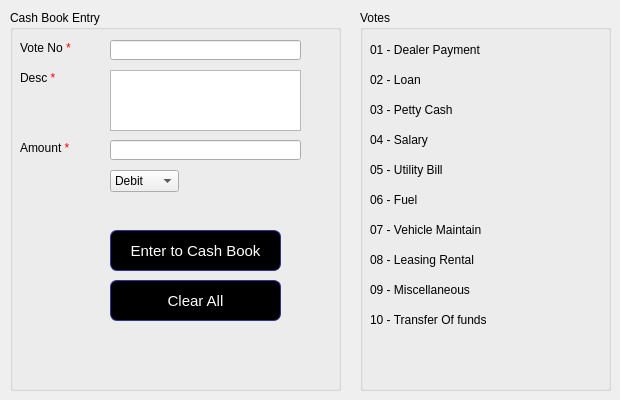
      <widget class="QWidget" name="tab_18">
       <attribute name="title">
        <string>Data Entry</string>
       </attribute>
       <widget class="QGroupBox" name="groupBox_46">
        <property name="geometry">
         <rect>
          <x>10</x>
          <y>10</y>
          <width>331</width>
          <height>381</height>
         </rect>
        </property>
        <property name="title">
         <string>Cash Book Entry</string>
        </property>
        <widget class="QLabel" name="label_148">
         <property name="geometry">
          <rect>
           <x>10</x>
           <y>30</y>
           <width>61</width>
           <height>16</height>
          </rect>
         </property>
         <property name="text">
          <string>Vote No &lt;span style=&quot;color: red&quot;&gt;*&lt;/span&gt;</string>
         </property>
        </widget>
        <widget class="QLineEdit" name="lineEdit_23">
         <property name="geometry">
          <rect>
           <x>100</x>
           <y>30</y>
           <width>191</width>
           <height>20</height>
          </rect>
         </property>
         <property name="text">
          <string/>
         </property>
        </widget>
        <widget class="QLabel" name="label_151">
         <property name="geometry">
          <rect>
           <x>10</x>
           <y>60</y>
           <width>71</width>
           <height>16</height>
          </rect>
         </property>
         <property name="text">
          <string>Desc &lt;span style=&quot;color: red&quot;&gt;*&lt;/span&gt;</string>
         </property>
        </widget>
        <widget class="QLabel" name="label_153">
         <property name="geometry">
          <rect>
           <x>10</x>
           <y>130</y>
           <width>71</width>
           <height>16</height>
          </rect>
         </property>
         <property name="text">
          <string>Amount &lt;span style=&quot;color: red&quot;&gt;*&lt;/span&gt;</string>
         </property>
        </widget>
        <widget class="QLineEdit" name="lineEdit_79">
         <property name="geometry">
          <rect>
           <x>100</x>
           <y>130</y>
           <width>191</width>
           <height>20</height>
          </rect>
         </property>
         <property name="text">
          <string/>
         </property>
        </widget>
        <widget class="QPushButton" name="pushButton_47">
         <property name="geometry">
          <rect>
           <x>100</x>
           <y>220</y>
           <width>171</width>
           <height>41</height>
          </rect>
         </property>
         <property name="styleSheet">
          <string notr="true">QPushButton {
color: white;
background-color: QLinearGradient( );
border-width: 1px;
border-color: #339;
border-style: solid;
border-radius: 7;
padding: 3px;
font-size: 15px;
padding-left: 5px;
padding-right: 5px;

}</string>
         </property>
         <property name="text">
          <string>Enter to Cash Book</string>
         </property>
        </widget>
        <widget class="QPlainTextEdit" name="plainTextEdit_6">
         <property name="geometry">
          <rect>
           <x>100</x>
           <y>60</y>
           <width>191</width>
           <height>61</height>
          </rect>
         </property>
        </widget>
        <widget class="QLabel" name="label_154">
         <property name="geometry">
          <rect>
           <x>50</x>
           <y>190</y>
           <width>271</width>
           <height>21</height>
          </rect>
         </property>
         <property name="styleSheet">
          <string notr="true">color:red;</string>
         </property>
         <property name="text">
          <string/>
         </property>
        </widget>
        <widget class="QComboBox" name="comboBox_12">
         <property name="geometry">
          <rect>
           <x>100</x>
           <y>160</y>
           <width>69</width>
           <height>22</height>
          </rect>
         </property>
         <item>
          <property name="text">
           <string>Debit</string>
          </property>
         </item>
         <item>
          <property name="text">
           <string>Credit</string>
          </property>
         </item>
        </widget>
        <widget class="QPushButton" name="pushButton_59">
         <property name="geometry">
          <rect>
           <x>100</x>
           <y>270</y>
           <width>171</width>
           <height>41</height>
          </rect>
         </property>
         <property name="styleSheet">
          <string notr="true">QPushButton {
color: white;
background-color: QLinearGradient( );
border-width: 1px;
border-color: #339;
border-style: solid;
border-radius: 7;
padding: 3px;
font-size: 15px;
padding-left: 5px;
padding-right: 5px;

}
QPushButton:hover {
color: black;
background-color: grey;
border-width: 1px;
border-color: #339;
border-style: solid;
border-radius: 7;
padding: 3px;
font-size: 15px;
padding-left: 5px;
padding-right: 5px;
}</string>
         </property>
         <property name="text">
          <string>Clear All</string>
         </property>
        </widget>
       </widget>
       <widget class="QGroupBox" name="groupBox_45">
        <property name="geometry">
         <rect>
          <x>360</x>
          <y>10</y>
          <width>251</width>
          <height>381</height>
         </rect>
        </property>
        <property name="title">
         <string>Votes</string>
        </property>
        <widget class="QLabel" name="label_139">
         <property name="geometry">
          <rect>
           <x>10</x>
           <y>30</y>
           <width>191</width>
           <height>20</height>
          </rect>
         </property>
         <property name="text">
          <string>01 - Dealer Payment</string>
         </property>
        </widget>
        <widget class="QLabel" name="label_140">
         <property name="geometry">
          <rect>
           <x>10</x>
           <y>60</y>
           <width>191</width>
           <height>20</height>
          </rect>
         </property>
         <property name="text">
          <string>02 - Loan</string>
         </property>
        </widget>
        <widget class="QLabel" name="label_141">
         <property name="geometry">
          <rect>
           <x>10</x>
           <y>90</y>
           <width>191</width>
           <height>20</height>
          </rect>
         </property>
         <property name="text">
          <string>03 - Petty Cash</string>
         </property>
        </widget>
        <widget class="QLabel" name="label_142">
         <property name="geometry">
          <rect>
           <x>10</x>
           <y>120</y>
           <width>191</width>
           <height>20</height>
          </rect>
         </property>
         <property name="text">
          <string>04 - Salary</string>
         </property>
        </widget>
        <widget class="QLabel" name="label_143">
         <property name="geometry">
          <rect>
           <x>10</x>
           <y>150</y>
           <width>191</width>
           <height>20</height>
          </rect>
         </property>
         <property name="text">
          <string>05 - Utility Bill</string>
         </property>
        </widget>
        <widget class="QLabel" name="label_144">
         <property name="geometry">
          <rect>
           <x>10</x>
           <y>180</y>
           <width>191</width>
           <height>20</height>
          </rect>
         </property>
         <property name="text">
          <string>06 - Fuel</string>
         </property>
        </widget>
        <widget class="QLabel" name="label_145">
         <property name="geometry">
          <rect>
           <x>10</x>
           <y>210</y>
           <width>191</width>
           <height>20</height>
          </rect>
         </property>
         <property name="text">
          <string>07 - Vehicle Maintain</string>
         </property>
        </widget>
        <widget class="QLabel" name="label_146">
         <property name="geometry">
          <rect>
           <x>10</x>
           <y>270</y>
           <width>191</width>
           <height>20</height>
          </rect>
         </property>
         <property name="text">
          <string>09 - Miscellaneous</string>
         </property>
        </widget>
        <widget class="QLabel" name="label_147">
         <property name="geometry">
          <rect>
           <x>10</x>
           <y>240</y>
           <width>191</width>
           <height>20</height>
          </rect>
         </property>
         <property name="text">
          <string>08 - Leasing Rental</string>
         </property>
        </widget>
        <widget class="QLabel" name="label_193">
         <property name="geometry">
          <rect>
           <x>10</x>
           <y>300</y>
           <width>191</width>
           <height>20</height>
          </rect>
         </property>
         <property name="text">
          <string>10 - Transfer Of funds</string>
         </property>
        </widget>
       </widget>
      </widget>
